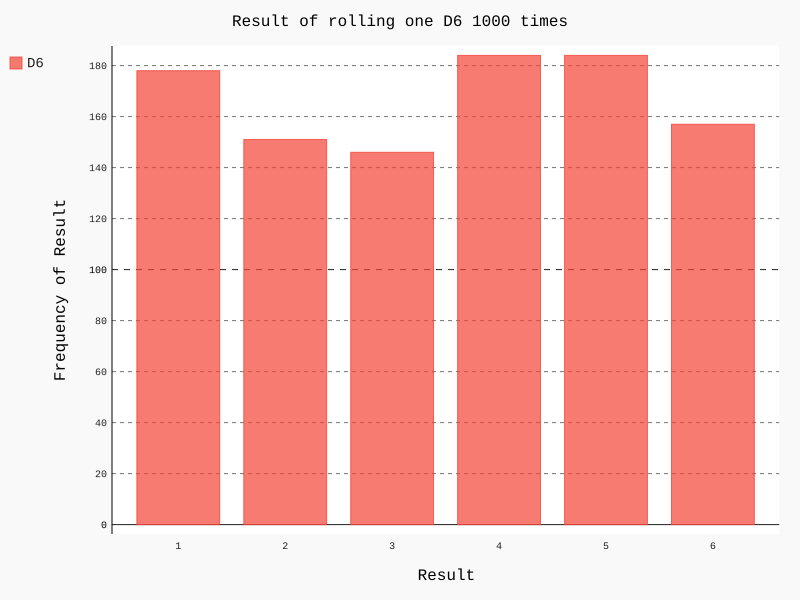

Generate this figure with Python:
import pygal
from die import Die

die = Die()

results = []
for roll_num in range(1000):
    result = die.roll()
    results.append(result)

print(results)

frequencies = []
for value in range(1, die.num_sides+1):
    frequency = results.count(value)
    frequencies.append(frequency)

print(frequencies)


hist = pygal.Bar()

hist.title = "Result of rolling one D6 1000 times"
hist.x_labels = [1, 2, 3, 4, 5, 6]
hist.x_title = "Result"
hist.y_title = "Frequency of Result"

hist.add('D6', frequencies)
hist.render_to_file('die_visual.svg')
